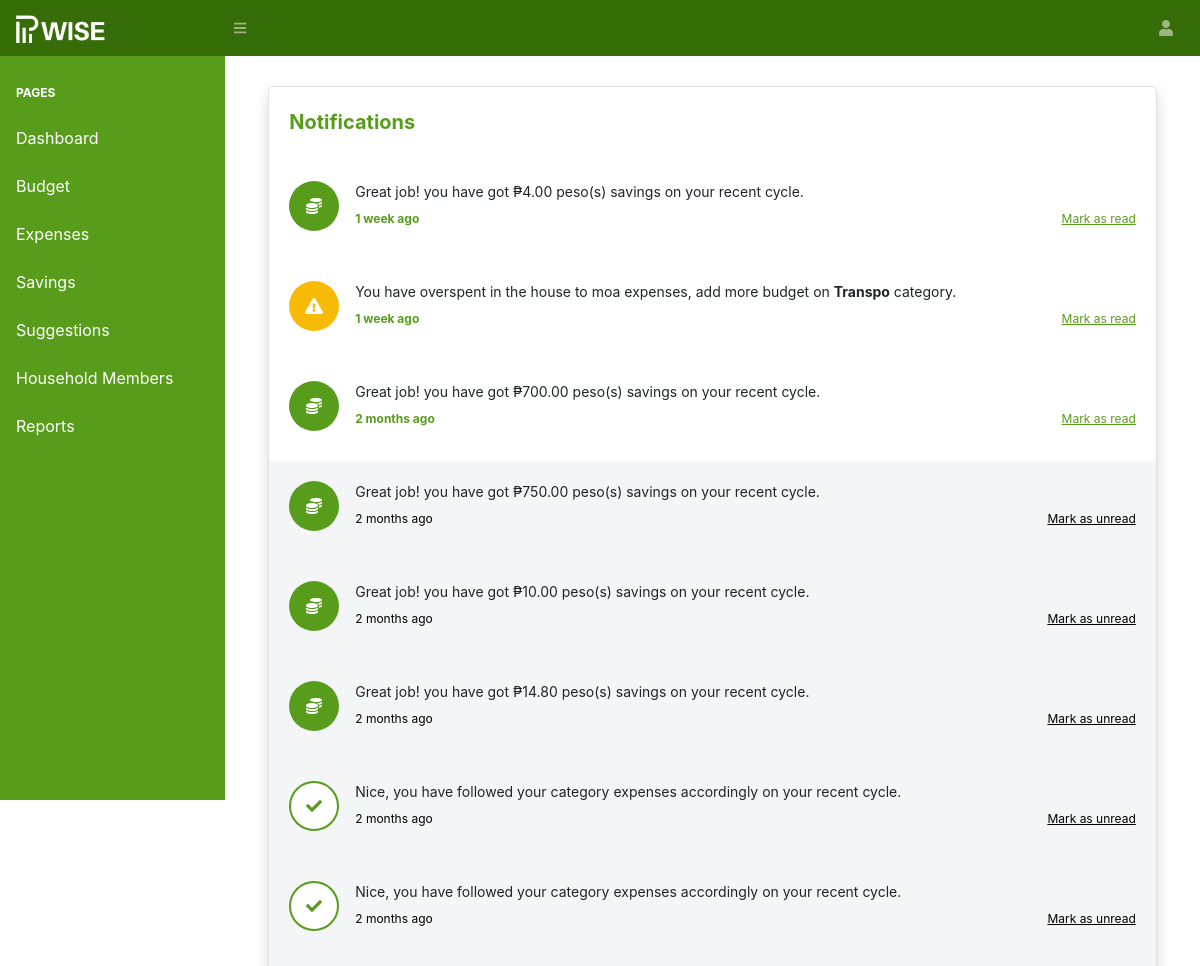
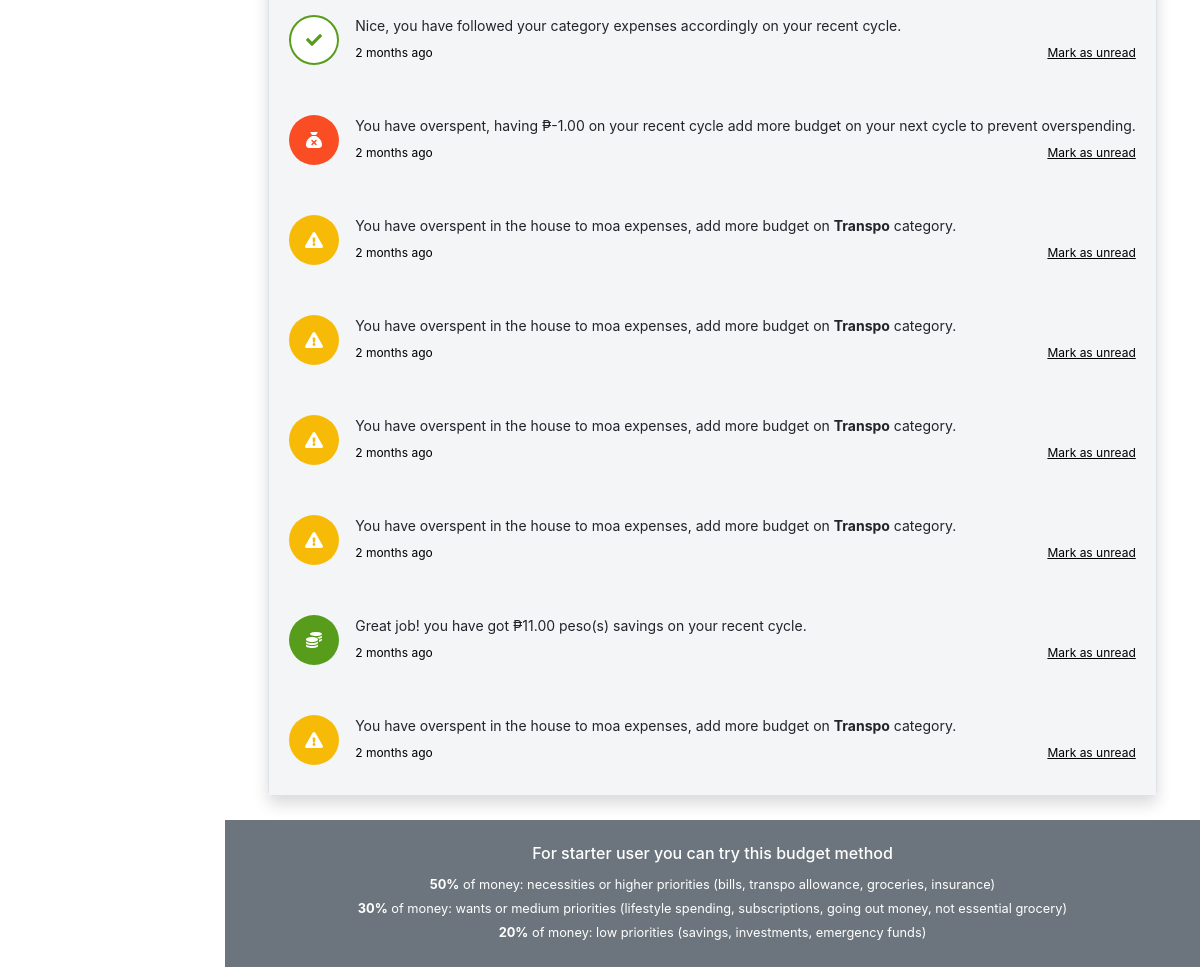
The page /admin/notifications.php (signed in) on the database its author committed (2 pictures, top to bottom).
### tables this page shows
CREATE TABLE `notifications` (
  `id` int(11) NOT NULL,
  `user_id` int(11) DEFAULT NULL,
  `sender_id` int(11) DEFAULT NULL,
  `account_type` int(11) DEFAULT NULL,
  `notification_type` varchar(255) DEFAULT NULL,
  `cycle_id` int(11) DEFAULT NULL,
  `savings` varchar(255) NOT NULL,
  `expenses_id` int(11) NOT NULL,
  `expenses_name_id` int(11) NOT NULL,
  `is_read` tinyint(1) DEFAULT 0,
  `created_at` varchar(255) DEFAULT NULL
);

CREATE TABLE `expenses_name` (
  `id` int(11) NOT NULL,
  `name` varchar(255) NOT NULL,
  `expenses_category_id` int(11) NOT NULL,
  `created` timestamp NOT NULL DEFAULT current_timestamp(),
  `created_by` int(11) DEFAULT NULL
);

CREATE TABLE `expenses_categories` (
  `id` int(11) NOT NULL,
  `name` varchar(255) NOT NULL,
  `priority_level_id` int(11) NOT NULL,
  `parent_id` int(11) NOT NULL,
  `created` timestamp NOT NULL DEFAULT current_timestamp(),
  `created_by` int(11) DEFAULT NULL
);

### helpers/DatabaseConfiguration.php (called while the page is built, shortened)
<?php
class DatabaseConfiguration {
    private $servername = "localhost";
    private $username   = "root";
    private $password   = "";
    private $database   = "pwise";
    public function __construct() {
        $this->conn = new mysqli($this->servername, $this->username, $this->password, $this->database);
    }
}
?>

### helpers/DataHelper.php (called while the page is built, shortened)
<?php
class DataHelper extends DatabaseConfiguration {
    public function EscapeString($data) {
        return mysqli_real_escape_string($this->conn, $data);
    }
    public function SelectData($sql) {
        return $this->conn->query($sql);
    }
}
?>

### data/notifications/Notification.php (called while the page is built, shortened)
<?php
class Notification extends DataHelper {
    public function GetNotifications2($id, $account_type, $parent_id)
    {
        $id = $this->EscapeString($id);
        $sql = "SELECT
                    notifications.*,
                    expenses_name.*,
                    expenses_categories.*,
                    users.*,
                    cycle.*,
                        CASE
                            WHEN notifications.sender_id <> '$id' THEN users_sender.firstname
                            ELSE users.firstname
                        END AS firstname,
                        CASE
                            WHEN notifications.sender_id <> '$id' THEN users_sender.lastname
                            ELSE users.lastname
                        END AS lastname,
                    expenses_name.name AS expenses_name_name,
                    expenses_categories.name AS expenses_category_name,
                    COUNT(DISTINCT notifications.id) AS total_notification,
                    notifications.id AS notification_id
                FROM notifications
                LEFT JOIN cycle ON cycle.parent_id = notifications.sender_id
                LEFT JOIN users ON users.id = notifications.user_id
                LEFT JOIN expenses_name ON expenses_name.id = notifications.expenses_name_id
                LEFT JOIN expenses_categories ON expenses_categories.id = expenses_name.expenses_category_id
                LEFT JOIN users AS users_sender ON notifications.sender_id = users_sender.id
                WHERE
                    notifications.user_id = '$id'
                GROUP BY notifications.id
                ORDER BY notifications.created_at DESC";
        $unreadSql = "SELECT * FROM notifications WHERE user_id = '$id' AND is_read = 0;";
        $unreadSqlResult = $this->SelectData($unreadSql);
        $result = $this->SelectData($sql);
        if ($result->num_rows > 0) {
            return $result;
        } else {
            return 0;
        }
    }
}

### admin/notifications.php (the view, shortened to what this page needs)
<?php
require_once '../shared/header.php';
require_once './../data/notifications/Notification.php';
$data = new Notification();
$account_type = $_SESSION['account_type'];
$id = $_SESSION['user_id'];
$parent_id = $_SESSION['parent_parent_id'];
$result = $data->GetNotifications2($id, $account_type, $parent_id);
?>
    <div class="container-fluid">
        <div class="col-lg-12 mb-4 d-flex justify-content-center" style="margin-top: 30px;">
            <div class="border shadow tile-container notification" style="padding: 20px 0 0 0;">
                <div class="title" style="font-weight: 700; font-size: 20px; color: #589C1C; margin: 0 20px;">Notifications</div>
                <br>
                <?php
                function formatTimeDifference($timeDifferenceInSeconds) {
                    if ($timeDifferenceInSeconds < 60) {
                        return "Just now";
                    } elseif ($timeDifferenceInSeconds < 3600) {
                        $minutes = floor($timeDifferenceInSeconds / 60);
                        return $minutes . ($minutes == 1 ? " minute ago" : " minutes ago");
                    } elseif ($timeDifferenceInSeconds < 86400) {
                        $hours = floor($timeDifferenceInSeconds / 3600);
                        return $hours . ($hours == 1 ? " hour ago" : " hours ago");
                    } elseif ($timeDifferenceInSeconds < 604800) {
                        $days = floor($timeDifferenceInSeconds / 86400);
                        return $days . ($days == 1 ? " day ago" : " days ago");
                    } elseif ($timeDifferenceInSeconds < 2419200) {
                        $weeks = floor($timeDifferenceInSeconds / 604800);
                        return $weeks . ($weeks == 1 ? " week ago" : " weeks ago");
                    } elseif ($timeDifferenceInSeconds < 29030400) {
                        $months = floor($timeDifferenceInSeconds / 2419200);
                        return $months . ($months == 1 ? " month ago" : " months ago");
                    } else {
                        $years = floor($timeDifferenceInSeconds / 29030400);
                        return $years . ($years == 1 ? " year ago" : " years ago");
                    }
                }
                while($row = mysqli_fetch_assoc($result)) {
                        $dateTime = $row['created_at'];
                        $createdTimestamp = strtotime($dateTime);
                        $currentTimestamp = time();
                        $timeDifferenceInSeconds = $currentTimestamp - $createdTimestamp;
                        $created_at = formatTimeDifference($timeDifferenceInSeconds);
                        $circleColor = '';
                        $rowIcon = '';
                        $message = '';
                        $markAsRead = ($row['is_read'] == 0) ? 'Mark as read' : 'Mark as unread';
                        $backgroundColor = ($row['is_read'] == 0) ? '#fff' : '#f3f5f7';
                        $markAsReadColor = ($row['is_read'] == 0) ? '#589C1C' : '#000';
                        $fontWeight = ($row['is_read'] == 0) ? 'bold' : 'normal';
                        switch ($row['notification_type']) {
                            case "overspent":
                                $border = '';
                                $circleColor = '#F7BB07';
                                $rowIcon = '<i class="fas fa-exclamation-triangle" style="color: #fff;"></i>';
                                $fullname = ucwords($row['firstname'] . ' ' . $row['lastname']);
                                $message4 = ($row['account_type'] == 1 && $row['sender_id'] != $row['user_id']) ? '<strong>[Member]</strong> ' : ' ';
                                $message5 = ($row['account_type'] == 3 && $row['sender_id'] != $row['user_id'] && $row['parent_id'] == $row['sender_id']) ? '<strong>[Household]</strong> ' : '<strong>[Co-member]</strong> ';
                                if($row['sender_id'] == $row['user_id']) {
                                    $message5 = '';
                                }
                                $message2 = ($row['user_id'] == $row['sender_id']) ? 'You have' : $fullname . ' has';
                                if ($row['account_type'] == 1) {
                                    $message = $message4 . $message2 . " overspent in the " . $row['expenses_name_name'] . " expenses, add more budget on <strong>" . $row['expenses_category_name'] . "</strong> category.";
                                } elseif ($row['account_type'] == 2) {
                                    $message = "You have overspent in the " . $row['expenses_name_name'] . " expenses, add more budget on <strong>" . $row['expenses_category_name'] . "</strong> category.";
                                } elseif ($row['account_type'] == 3) {
                                    $message = $message5 . $message2 . " overspent in the " . $row['expenses_name_name'] . " expenses, add more budget on <strong>" . $row['expenses_category_name'] . "</strong> category.";
                                } else {
                                    $message = "You have overspent in the " . $row['expenses_name_name'] . " expenses, add more budget on <strong>" . $row['expenses_category_name'] . "</strong> category.";
                                }
                                break;
                            case "cycle_overspent":
                                $circleColor = '#FB4D24';
                                $border = '';
                                $rowIcon = '<svg xmlns="http://www.w3.org/2000/svg" height="1em" viewBox="0 0 512 512" style="fill: #fff;">
                                                         <path d="M192 96H320l47.4-71.1C374.5 14.2 366.9 0 354.1 0H157.9c-12.8 0-20.4 14.2-13.3 24.9L192 96zm128 32H192c-3.8 2.5-8.1 5.3-13 8.4l0 0 0 0C122.3 172.7 0 250.9 0 416c0 53 43 96 96 96H416c53 0 96-43 96-96c0-165.1-122.3-243.3-179-279.6c-4.8-3.1-9.2-5.9-13-8.4zM289.9 336l47 47c9.4 9.4 9.4 24.6 0 33.9s-24.6 9.4-33.9 0l-47-47-47 47c-9.4 9.4-24.6 9.4-33.9 0s-9.4-24.6 0-33.9l47-47-47-47c-9.4-9.4-9.4-24.6 0-33.9s24.6-9.4 33.9 0l47 47 47-47c9.4-9.4 24.6-9.4 33.9 0s9.4 24.6 0 33.9l-47 47z"/>
                                                    </svg>';
                                $fullname = ucwords($row['firstname'] . ' ' . $row['lastname']);
                                $message4 = ($row['account_type'] == 1 && $row['sender_id'] != $row['user_id']) ? '<strong>[Member]</strong> ' : ' ';
                                $message5 = ($row['account_type'] == 3 && $row['sender_id'] != $row['user_id'] && $row['parent_id'] == $row['sender_id']) ? '<strong>[Household]</strong> ' : '<strong>[Co-member]</strong> ';
                                if($row['sender_id'] == $row['user_id']) {
                                    $message5 = '';
                                }
                                $message2 = ($row['user_id'] == $row['sender_id']) ? 'You have' : $fullname . ' has';
                                if ($row['account_type'] == 1) {
                                    $message = $message4 . $message2 . " overspent, having ₱" .$row['savings']. " on your recent cycle add more budget on your next cycle to prevent overspending. <strong>" . "</strong>  <strong>" . "</strong>";
                                } elseif ($row['account_type'] == 2) {
                                    $message = "You have overspent in the " . $row['expenses_name_name'] . " expenses, add more budget on <strong>" . $row['expenses_category_name'] . "</strong> category.";
                                } elseif ($row['account_type'] == 3) {
                                    $message = $message5 . $message2 . " overspent on your recent cycle, having ₱" .$row['savings']. " add more budget on your next cycle to prevent overspending. <strong>" . "</strong>  <strong>" . "</strong>";
                                } else {
                                    $message = "You have overspent in the " . $row['expenses_name_name'] . " expenses, add more budget on <strong>" . $row['expenses_category_name'] . "</strong> category.";
                                }
                                break;
                            case "savings":
                                $border = '';
                                $circleColor = '#589C1C';
                                $rowIcon = '<i class="fas fa-coins" style="color: #fff;"></i>';
                                $message = "Great job! you have got ₱" . $row['savings'] . " peso(s) savings on your recent cycle. <strong>" .  "</strong>  <strong>" .  "</strong>";
                                break;
                            case "no_overspend":
                                $circleColor = '#fff';
                                $border = '2px solid #589C1C';
                                $rowIcon = '<i class="fas fa-check" style="color: #589C1C;"></i>';
                                $message = "Nice, you have followed your category expenses accordingly on your recent cycle. <strong>" .  "</strong>  <strong>" .  " </strong> ";
                                break;
                        } ?>
                        <div style="display: flex; gap: 1rem; background: <?=$backgroundColor?>; padding: 20px 20px 17px 20px; ">
                            <div style="background: <?=$circleColor; ?>; border: <?=$border;?>; min-width: 50px; height: 50px; opacity: 1; border-radius: 50%; display: flex; justify-content: center; align-items: center;">
                                <?=$rowIcon;?>
                            </div>
                            <div style="display: flex; flex-direction: column; flex-grow: 1; gap: 0.5rem;">
                                <span style="font-size: 14px; font-weight: 400; white-space: normal;"><?=$message;?></span>
                                <div style="display: flex; justify-content: space-between; font-size: 12px; width: 100%;">
                                    <p style="color: <?= $markAsReadColor ?>; font-weight: <?= $fontWeight ?>; flex: 1;"><?= $created_at ?></p>
                                    <span class="mark_as_read" id="mark_as_read" data-id="<?= $row['notification_id'] ?>" data-read="<?= $row['is_read'] ?>" style="pointer-events: auto; cursor: pointer; color: <?= $markAsReadColor ?>; text-decoration: underline; justify-content: flex-end;"><?= $markAsRead ?></span>
                                </div>
                            </div>
                        </div>
                        <?php
                    }
                ?>
            </div>
        </div>
    </div>
<?php require_once '../shared/note.php'; ?>
<?php require_once '../shared/footer.php'; ?>

### admin/notifications.php (style rules this page uses)
.notification { min-width: 50%; }

### rows shown on the page
notifications: notification_type "savings" (drawn), savings "4.00", created_at "1 week ago", is_read "Mark as read"
notifications: notification_type "overspent" (drawn), message2 "You have", expenses_name.name "house to moa", expenses_categories.name "Transpo", created_at "1 week ago", is_read "Mark as read"
notifications: notification_type "savings" (drawn), savings "700.00", created_at "2 months ago", is_read "Mark as read"
notifications: notification_type "savings" (drawn), savings "750.00", created_at "2 months ago", is_read "Mark as unread"
notifications: notification_type "savings" (drawn), savings "10.00", created_at "2 months ago", is_read "Mark as unread"
notifications: notification_type "savings" (drawn), savings "14.80", created_at "2 months ago", is_read "Mark as unread"
notifications: notification_type "no_overspend" (drawn), created_at "2 months ago", is_read "Mark as unread"
notifications: notification_type "no_overspend" (drawn), created_at "2 months ago", is_read "Mark as unread"
notifications: notification_type "no_overspend" (drawn), created_at "2 months ago", is_read "Mark as unread"
notifications: notification_type "cycle_overspent" (drawn), message2 "You have", savings "-1.00", created_at "2 months ago", is_read "Mark as unread"
notifications: notification_type "overspent" (drawn), message2 "You have", expenses_name.name "house to moa", expenses_categories.name "Transpo", created_at "2 months ago", is_read "Mark as unread"
notifications: notification_type "overspent" (drawn), message2 "You have", expenses_name.name "house to moa", expenses_categories.name "Transpo", created_at "2 months ago", is_read "Mark as unread"
notifications: notification_type "overspent" (drawn), message2 "You have", expenses_name.name "house to moa", expenses_categories.name "Transpo", created_at "2 months ago", is_read "Mark as unread"
notifications: notification_type "overspent" (drawn), message2 "You have", expenses_name.name "house to moa", expenses_categories.name "Transpo", created_at "2 months ago", is_read "Mark as unread"
notifications: notification_type "savings" (drawn), savings "11.00", created_at "2 months ago", is_read "Mark as unread"
notifications: notification_type "overspent" (drawn), message2 "You have", expenses_name.name "house to moa", expenses_categories.name "Transpo", created_at "2 months ago", is_read "Mark as unread"
